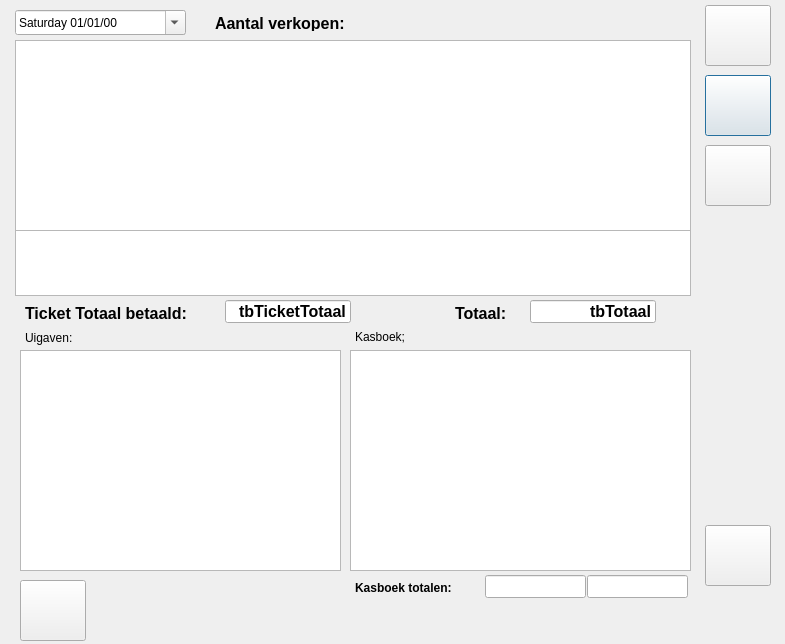
<?xml version="1.0" encoding="UTF-8"?>
<ui version="4.0">
 <class>Dagrapport</class>
 <widget class="QDialog" name="Dagrapport">
  <property name="geometry">
   <rect>
    <x>0</x>
    <y>0</y>
    <width>785</width>
    <height>644</height>
   </rect>
  </property>
  <property name="windowTitle">
   <string>Dagrapport</string>
  </property>
  <property name="windowIcon">
   <iconset>
    <normaloff>:/icons/icons/report.png</normaloff>:/icons/icons/report.png</iconset>
  </property>
  <widget class="QDateEdit" name="dtpDatum">
   <property name="geometry">
    <rect>
     <x>15</x>
     <y>10</y>
     <width>171</width>
     <height>25</height>
    </rect>
   </property>
   <property name="displayFormat">
    <string>dddd dd/MM/yy</string>
   </property>
   <property name="calendarPopup">
    <bool>true</bool>
   </property>
  </widget>
  <widget class="QPushButton" name="btnPrint">
   <property name="geometry">
    <rect>
     <x>705</x>
     <y>75</y>
     <width>66</width>
     <height>61</height>
    </rect>
   </property>
   <property name="toolTip">
    <string>Afdrukken</string>
   </property>
   <property name="text">
    <string/>
   </property>
   <property name="icon">
    <iconset>
     <normaloff>:/icons/icons/printer.png</normaloff>:/icons/icons/printer.png</iconset>
   </property>
  </widget>
  <widget class="QPushButton" name="btnStop">
   <property name="geometry">
    <rect>
     <x>705</x>
     <y>5</y>
     <width>66</width>
     <height>61</height>
    </rect>
   </property>
   <property name="toolTip">
    <string>Afsluiten</string>
   </property>
   <property name="text">
    <string/>
   </property>
   <property name="icon">
    <iconset>
     <normaloff>:/icons/icons/stop2.png</normaloff>:/icons/icons/stop2.png</iconset>
   </property>
  </widget>
  <widget class="QPushButton" name="btnRefresch">
   <property name="geometry">
    <rect>
     <x>705</x>
     <y>145</y>
     <width>66</width>
     <height>61</height>
    </rect>
   </property>
   <property name="toolTip">
    <string>Verversen</string>
   </property>
   <property name="text">
    <string/>
   </property>
   <property name="icon">
    <iconset>
     <normaloff>:/icons/icons/refresh_all.png</normaloff>:/icons/icons/refresh_all.png</iconset>
   </property>
  </widget>
  <widget class="QTableView" name="tvPerProduct">
   <property name="geometry">
    <rect>
     <x>15</x>
     <y>40</y>
     <width>676</width>
     <height>192</height>
    </rect>
   </property>
   <property name="font">
    <font>
     <family>Courier 10 Pitch</family>
    </font>
   </property>
   <attribute name="verticalHeaderDefaultSectionSize">
    <number>20</number>
   </attribute>
   <attribute name="verticalHeaderMinimumSectionSize">
    <number>20</number>
   </attribute>
  </widget>
  <widget class="QTableView" name="tvPerBTW">
   <property name="geometry">
    <rect>
     <x>15</x>
     <y>230</y>
     <width>676</width>
     <height>66</height>
    </rect>
   </property>
   <property name="font">
    <font>
     <family>Courier 10 Pitch</family>
    </font>
   </property>
   <attribute name="verticalHeaderDefaultSectionSize">
    <number>20</number>
   </attribute>
   <attribute name="verticalHeaderMinimumSectionSize">
    <number>20</number>
   </attribute>
  </widget>
  <widget class="QLabel" name="lbAantalVerkopen">
   <property name="geometry">
    <rect>
     <x>215</x>
     <y>15</y>
     <width>431</width>
     <height>16</height>
    </rect>
   </property>
   <property name="font">
    <font>
     <pointsize>12</pointsize>
     <weight>75</weight>
     <bold>true</bold>
    </font>
   </property>
   <property name="text">
    <string>Aantal verkopen:</string>
   </property>
  </widget>
  <widget class="QLineEdit" name="tbTotaal">
   <property name="geometry">
    <rect>
     <x>530</x>
     <y>300</y>
     <width>126</width>
     <height>23</height>
    </rect>
   </property>
   <property name="font">
    <font>
     <pointsize>12</pointsize>
     <weight>75</weight>
     <bold>true</bold>
    </font>
   </property>
   <property name="text">
    <string>tbTotaal</string>
   </property>
   <property name="alignment">
    <set>Qt::AlignRight|Qt::AlignTrailing|Qt::AlignVCenter</set>
   </property>
  </widget>
  <widget class="QLabel" name="lbTotaal">
   <property name="geometry">
    <rect>
     <x>455</x>
     <y>305</y>
     <width>71</width>
     <height>16</height>
    </rect>
   </property>
   <property name="font">
    <font>
     <pointsize>12</pointsize>
     <weight>75</weight>
     <bold>true</bold>
    </font>
   </property>
   <property name="text">
    <string>Totaal:</string>
   </property>
  </widget>
  <widget class="QTableView" name="tvKasboek">
   <property name="geometry">
    <rect>
     <x>350</x>
     <y>350</y>
     <width>341</width>
     <height>221</height>
    </rect>
   </property>
   <property name="font">
    <font>
     <family>Courier 10 Pitch</family>
    </font>
   </property>
  </widget>
  <widget class="QLineEdit" name="tbTotUit">
   <property name="geometry">
    <rect>
     <x>587</x>
     <y>575</y>
     <width>101</width>
     <height>23</height>
    </rect>
   </property>
   <property name="font">
    <font>
     <weight>75</weight>
     <bold>true</bold>
    </font>
   </property>
   <property name="alignment">
    <set>Qt::AlignRight|Qt::AlignTrailing|Qt::AlignVCenter</set>
   </property>
  </widget>
  <widget class="QLineEdit" name="tbTotIn">
   <property name="geometry">
    <rect>
     <x>485</x>
     <y>575</y>
     <width>101</width>
     <height>23</height>
    </rect>
   </property>
   <property name="font">
    <font>
     <weight>75</weight>
     <bold>true</bold>
    </font>
   </property>
   <property name="alignment">
    <set>Qt::AlignRight|Qt::AlignTrailing|Qt::AlignVCenter</set>
   </property>
  </widget>
  <widget class="QLabel" name="lbKastotalen">
   <property name="geometry">
    <rect>
     <x>355</x>
     <y>580</y>
     <width>131</width>
     <height>16</height>
    </rect>
   </property>
   <property name="font">
    <font>
     <weight>75</weight>
     <bold>true</bold>
    </font>
   </property>
   <property name="text">
    <string>Kasboek totalen:</string>
   </property>
  </widget>
  <widget class="QLineEdit" name="tbTicketTotaal">
   <property name="geometry">
    <rect>
     <x>225</x>
     <y>300</y>
     <width>126</width>
     <height>23</height>
    </rect>
   </property>
   <property name="font">
    <font>
     <pointsize>12</pointsize>
     <weight>75</weight>
     <bold>true</bold>
    </font>
   </property>
   <property name="text">
    <string>tbTicketTotaal</string>
   </property>
   <property name="alignment">
    <set>Qt::AlignRight|Qt::AlignTrailing|Qt::AlignVCenter</set>
   </property>
  </widget>
  <widget class="QLabel" name="lbTicketTotaal">
   <property name="geometry">
    <rect>
     <x>25</x>
     <y>305</y>
     <width>196</width>
     <height>16</height>
    </rect>
   </property>
   <property name="font">
    <font>
     <pointsize>12</pointsize>
     <weight>75</weight>
     <bold>true</bold>
    </font>
   </property>
   <property name="text">
    <string>Ticket Totaal betaald:</string>
   </property>
  </widget>
  <widget class="QTableView" name="tvUitgaven">
   <property name="geometry">
    <rect>
     <x>20</x>
     <y>350</y>
     <width>321</width>
     <height>221</height>
    </rect>
   </property>
   <property name="font">
    <font>
     <family>Courier 10 Pitch</family>
    </font>
   </property>
   <attribute name="verticalHeaderDefaultSectionSize">
    <number>20</number>
   </attribute>
   <attribute name="verticalHeaderMinimumSectionSize">
    <number>20</number>
   </attribute>
  </widget>
  <widget class="QLabel" name="lbUigaven">
   <property name="geometry">
    <rect>
     <x>25</x>
     <y>330</y>
     <width>61</width>
     <height>15</height>
    </rect>
   </property>
   <property name="text">
    <string>Uigaven:</string>
   </property>
  </widget>
  <widget class="QLabel" name="lbKasboek">
   <property name="geometry">
    <rect>
     <x>355</x>
     <y>330</y>
     <width>61</width>
     <height>15</height>
    </rect>
   </property>
   <property name="text">
    <string>&lt;html&gt;&lt;head/&gt;&lt;body&gt;&lt;p&gt;Kasboek;&lt;/p&gt;&lt;/body&gt;&lt;/html&gt;</string>
   </property>
  </widget>
  <widget class="QPushButton" name="btnFacturatie">
   <property name="geometry">
    <rect>
     <x>705</x>
     <y>525</y>
     <width>66</width>
     <height>61</height>
    </rect>
   </property>
   <property name="toolTip">
    <string>Facturatie van de daginkomsten</string>
   </property>
   <property name="text">
    <string/>
   </property>
   <property name="icon">
    <iconset>
     <normaloff>:/icons/icons/document_index.png</normaloff>:/icons/icons/document_index.png</iconset>
   </property>
  </widget>
  <widget class="QPushButton" name="pushButton">
   <property name="geometry">
    <rect>
     <x>20</x>
     <y>580</y>
     <width>66</width>
     <height>61</height>
    </rect>
   </property>
   <property name="statusTip">
    <string>Correctie betaalmiddelen</string>
   </property>
   <property name="text">
    <string notr="true"/>
   </property>
   <property name="icon">
    <iconset>
     <normaloff>:/icons/icons/credit.png</normaloff>:/icons/icons/credit.png</iconset>
   </property>
  </widget>
 </widget>
 <resources/>
 <connections/>
</ui>
